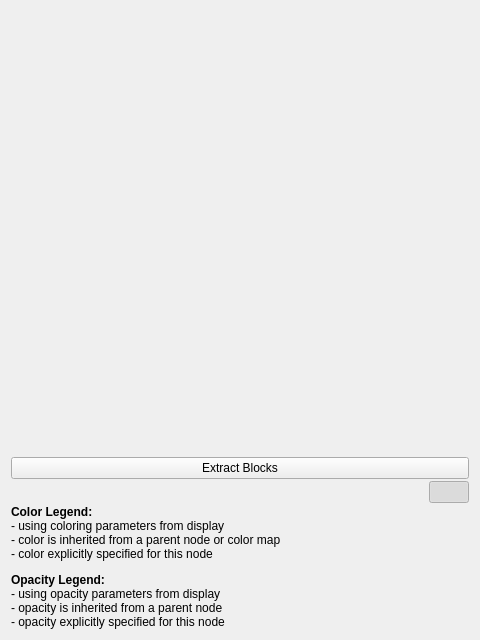
<?xml version="1.0" encoding="UTF-8"?>
<ui version="4.0">
 <class>MultiBlockInspectorWidget</class>
 <widget class="QWidget" name="MultiBlockInspectorWidget">
  <property name="geometry">
   <rect>
    <x>0</x>
    <y>0</y>
    <width>480</width>
    <height>640</height>
   </rect>
  </property>
  <property name="windowTitle">
   <string>Multi-block Inspector</string>
  </property>
  <layout class="QVBoxLayout" name="verticalLayout" stretch="1,0,0,0">
   <property name="spacing">
    <number>2</number>
   </property>
   <item>
    <widget class="QWidget" name="container" native="true">
     <layout class="QVBoxLayout" name="containerLayout">
      <property name="leftMargin">
       <number>0</number>
      </property>
      <property name="topMargin">
       <number>0</number>
      </property>
      <property name="rightMargin">
       <number>0</number>
      </property>
      <property name="bottomMargin">
       <number>0</number>
      </property>
     </layout>
    </widget>
   </item>
   <item>
    <widget class="QPushButton" name="extractBlocks">
     <property name="text">
      <string>Extract Blocks</string>
     </property>
    </widget>
   </item>
   <item>
    <layout class="QHBoxLayout" name="horizontalLayout">
     <item>
      <spacer name="horizontalSpacer">
       <property name="orientation">
        <enum>Qt::Horizontal</enum>
       </property>
       <property name="sizeHint" stdset="0">
        <size>
         <width>40</width>
         <height>20</height>
        </size>
       </property>
      </spacer>
     </item>
     <item>
      <widget class="QPushButton" name="showHints">
       <property name="toolTip">
        <string>Show/Hide legend</string>
       </property>
       <property name="text">
        <string/>
       </property>
       <property name="icon">
        <iconset resource="../pqComponents.qrc">
         <normaloff>:/pqWidgets/Icons/pqHelp.svg</normaloff>:/pqWidgets/Icons/pqHelp.svg</iconset>
       </property>
       <property name="checkable">
        <bool>true</bool>
       </property>
       <property name="checked">
        <bool>true</bool>
       </property>
      </widget>
     </item>
    </layout>
   </item>
   <item>
    <widget class="QLabel" name="label">
     <property name="text">
      <string>&lt;html&gt;&lt;head/&gt;&lt;body&gt;&lt;p&gt;&lt;span style=&quot; font-weight:600;&quot;&gt;Color Legend:&lt;/span&gt;&lt;br/&gt;&lt;img src=&quot;:/pqWidgets/Icons/no_color.png&quot;/&gt; - using coloring parameters from display&lt;br/&gt;&lt;img src=&quot;:/pqWidgets/Icons/inherited_color.png&quot;/&gt; - color is inherited from a parent node or color map&lt;br/&gt;&lt;img src=&quot;:/pqWidgets/Icons/explicit_color.png&quot;/&gt; - color explicitly specified for this node&lt;/p&gt;&lt;p&gt;&lt;span style=&quot; font-weight:600;&quot;&gt;Opacity Legend:&lt;/span&gt;&lt;br/&gt;&lt;img src=&quot;:/pqWidgets/Icons/no_opacity.png&quot;/&gt; - using opacity parameters from display&lt;br/&gt;&lt;img src=&quot;:/pqWidgets/Icons/inherited_opacity.png&quot;/&gt; - opacity is inherited from a parent node&lt;br/&gt;&lt;img src=&quot;:/pqWidgets/Icons/explicit_opacity.png&quot;/&gt; - opacity explicitly specified for this node&lt;/p&gt;&lt;/body&gt;&lt;/html&gt;</string>
     </property>
     <property name="textFormat">
      <enum>Qt::RichText</enum>
     </property>
     <property name="wordWrap">
      <bool>true</bool>
     </property>
    </widget>
   </item>
  </layout>
 </widget>
 <resources>
  <include location="../pqComponents.qrc"/>
 </resources>
 <connections>
  <connection>
   <sender>showHints</sender>
   <signal>toggled(bool)</signal>
   <receiver>label</receiver>
   <slot>setVisible(bool)</slot>
   <hints>
    <hint type="sourcelabel">
     <x>440</x>
     <y>431</y>
    </hint>
    <hint type="destinationlabel">
     <x>239</x>
     <y>541</y>
    </hint>
   </hints>
  </connection>
 </connections>
</ui>
